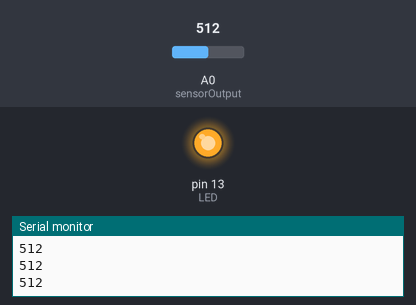
A sketch run on a simulated Arduino Uno, built with avr-gcc and run on an emulated ATmega328P. Parts: output pins drawn as LEDs (lit = HIGH), the last lines printed to the serial monitor. The inputs (shaded band) are chosen by the test bench; at power-on: A0 (sensorOutput) = 512.

Above: at 1.2 s.
1.3 s: A0 (sensorOutput) set to 12
2.8 s: A0 (sensorOutput) set to 9
At 4.0 s:
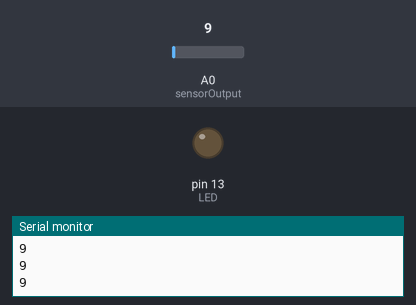
4.3 s: A0 (sensorOutput) set to 122
At 5.3 s:
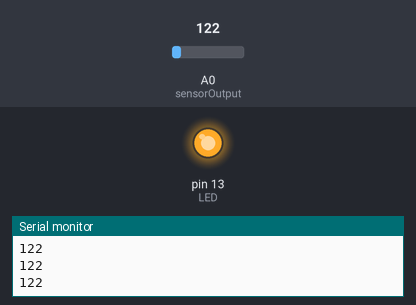
5.8 s: A0 (sensorOutput) set to 0
At 6.7 s:
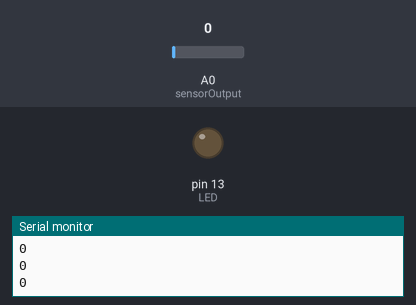
Timing chart, 0 to 8.3 s (numbered marks = the images above; inputs shaded):
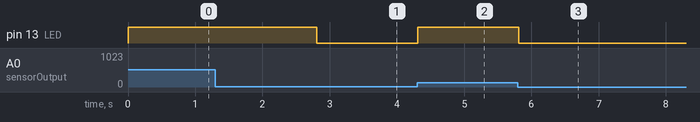

The sketch:

piezoelectric_sensor.ino
```cpp
int sensorOutput = A0; // Analog pin connected to the sensor

int LED = 13; // Pin connected to LED

int THRESHOLD = 10;

void setup() {
  Serial.begin(9600);
  pinMode(LED, OUTPUT);   // Set the LED pin as output

}

void loop() {

  int value = analogRead(sensorOutput);  // Read analog voltage from sensor
  Serial.println(value);

  if (value > THRESHOLD){

    digitalWrite(LED, HIGH);

  } else{

    digitalWrite(LED, LOW);
  }


delay (100);
}
```

Measured:
- the behaviour switches between 11 and 10 on A0 (sensorOutput) (found by bisection; images 0 and 1)
- after the input at 2.8 s, pin 13 (LED): HIGH → LOW at once
- after the input at 4.3 s, pin 13 (LED): LOW → HIGH at once
- after the input at 5.8 s, pin 13 (LED): HIGH → LOW at once
